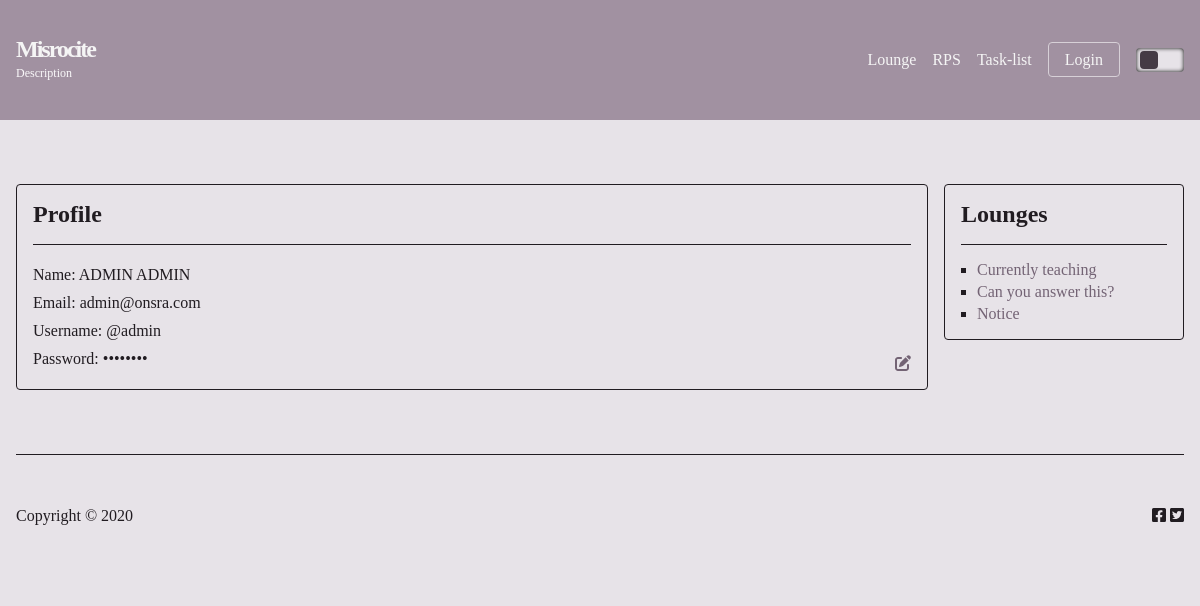
Page /profile/1/ on the committed database.
### base/models.py (models this page shows)
class Lounge(models.Model):
	host = models.ForeignKey(User, on_delete=models.SET_NULL, null=True)
	topic = models.ForeignKey(Topic, on_delete=models.SET_NULL, null=True)
	name = models.CharField(max_length=100)
	description = models.TextField(null=True, blank=True)
	participants = models.ManyToManyField(User, related_name='participants', blank=True)
	updated = models.DateTimeField(auto_now=True)
	created = models.DateTimeField(auto_now_add=True)
	class Meta(object):
		ordering = [
			'-updated',
			'-created',
		]
	def __str__(self):
		return self.name

### base/views.py (the view)
# urls.py: path('profile/<id>/', profile, name='profile'),
def profile(request, id):
	data = User.objects.get(id=id)
	lounges = data.lounge_set.all()
	msgs = data.message_set.all()
	param = {
		'data': data,
		'lounges': lounges,
		'msgs': msgs,
	}
	return render(request, 'base/profile.html', param)

### templates/base/profile.html
{% extends 'base.html' %}
{% block content %}
<section id="profile">
<div class="container">
	<div class="row">
		<div class="data-profile">
			<div class="wrap">
				<h2 class="text-title">Profile</h2>
				<div class="among-start">
				<div class="data-group">
				<p>Name:
					{% if data.first_name != '' %}
						{{ data.first_name }} {{ data.last_name }}
					{% else %}
						<a href="{% url 'profile_edit' data.id %}" class="link">Complete your profile!</a>
					{% endif %}
				</p>
				<p>Email:
					{% if data.email != '' %}
						{{ data.email }}
					{% else %}
						<a href="{% url 'profile_edit' data.id %}" class="link">Complete your profile!</a>
					{% endif %}
				</p>
				<p>Username: @{{ data.username }}</p>
				<p>Password: ••••••••</p>
				</div>
				<a href="{% url 'profile_edit' request.user.id %}" class="link">
					<i class="fas fa-edit"></i>
				</a>
				</div>
			</div>
		</div>
		<div class="data-lounge">
			<div class="wrap">
				<h2 class="text-title">Lounges</h2>
				<ul class="lounge-list">
				{% if lounges %}
				{% for each in lounges %}
				<li><a href="{% url 'lounge_details' each.id %}" class="link">{{ each }}</a></li>
				{% endfor %}
				{% else %}
				<p>No lounges available, <a href="{% url 'lounge_insert' %}" class="link">create one</a>.</p>
				{% endif %}
				</ul>
			</div>
		</div>
	</div>
</div>
</section>
{% endblock content %}

### assets/css/style.css (style rules this page uses)
:root { --link-color: hsla(298deg, 8%, 42%, 1); --text-color: hsla(298deg, 8%, 12%, 1); --mute-color: hsla(298deg, 8%, 98%, 1); --background-color: hsla(298deg, 8%, 90%, 1); --primary-light-color: hsla(298deg, 8%, 60%, 1); --primary-normal-color: hsla(298deg, 8%, 42%, 1); --primary-dark-color: hsla(298deg, 8%, 25%, 1); --border-color: hsla(298deg, 8%, 83%, 1); --border-nox-color: hsla(298deg, 8%, 12%, 1); --tag-color: hsla(298deg, 8%, 82%, 1); --black: hsla(0deg, 0%, 0%, 1); --white: hsla(0deg, 0%, 96%, 1); --red: hsla(0deg, 20%, 42%, 1); --green: hsla(120deg, 20%, 42%, 1); --blue: hsla(210deg, 20%, 42%, 1); --yellow: hsla(72deg, 20%, 42%, 1); --header-size: 1.5rem; --normal-size: .em; --smol-size: .75em; }
*, *::before, *::after { margin: 0; padding: 0; box-sizing: border-box; }
p { font-size: var(--normal-size); line-height: 1.75; }
body { font-family: 'Ubuntu'; background-color: var(--background-color); color: var(--text-color); }
.row { display: flex; grid-gap: 1rem; }
a.link { color: var(--link-color); animation: blink 4200ms infinite; transition: all 300ms ease-in-out; text-decoration: none; }
section { margin: auto; max-width: 1280px; width: 100%; padding: 4rem 1rem; }
.among-start { display: flex; justify-content: space-between; align-items: flex-end; }
.text-title { position: relative; border-bottom: 1px solid var(--border-nox-color); padding-bottom: 1rem; }
#profile p { word-break: break-all; }
#profile .container .row { justify-content: space-between; align-items: flex-start; }
#profile .wrap { padding: 1rem; border: 1px solid var(--border-nox-color); border-radius: .25rem; }
#profile .data-profile { flex-grow: 1; }
#profile .data-lounge { flex-basis: 240px; flex-grow: 0; flex-shrink: 0; }
#profile .text-title { margin-bottom: 1rem; }
#profile ul.lounge-list { display: flex; grid-gap: .25rem; flex-direction: column; }
#profile ul.lounge-list li { list-style-type: square; margin-left: 1rem; }

### rows in the picture
Lounge: name "Currently teaching"
Lounge: name "Can you answer this?"
Lounge: name "Notice"

### other values in the picture
{{ data.first_name }} "ADMIN"
{{ data.last_name }} "ADMIN"
{{ data.email }} "admin@onsra.com"
{{ data.username }} "admin"
